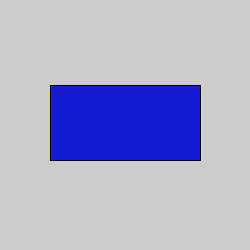
Frame 1 (no input)
Frame 60 (the mouse pressed at the canvas centre just before this capture): identical to frame 1, image omitted
Frame 120 (the mouse held since frame 60 and released just before this capture): identical to frame 1, image omitted

The Processing sketch that drew this single still picture (run headless with seeded random() and noise(); from frame 60 on, the mouse is pressed at the canvas centre):

// Processing sketch: rect_color
// ── rect_color.pde
void setup()
{
  size(250,250);
}

void draw()
{
  fill(19,27,211);
  rect(50,85,150,75);
}  
